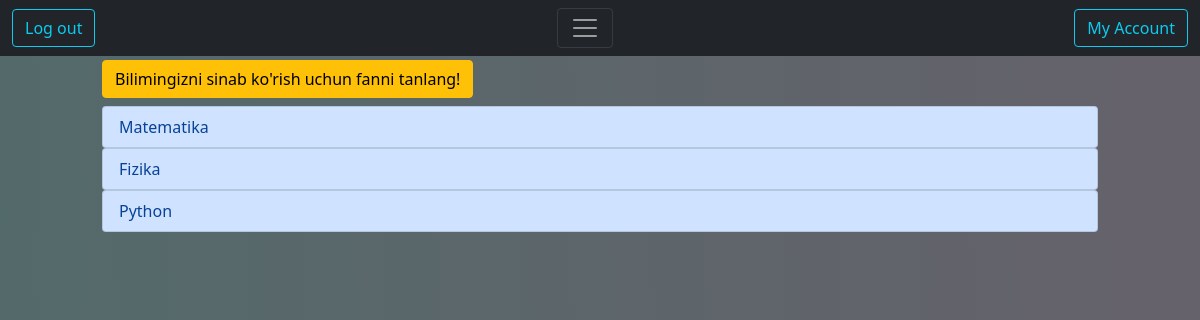
The app's page / (signed in), older data.
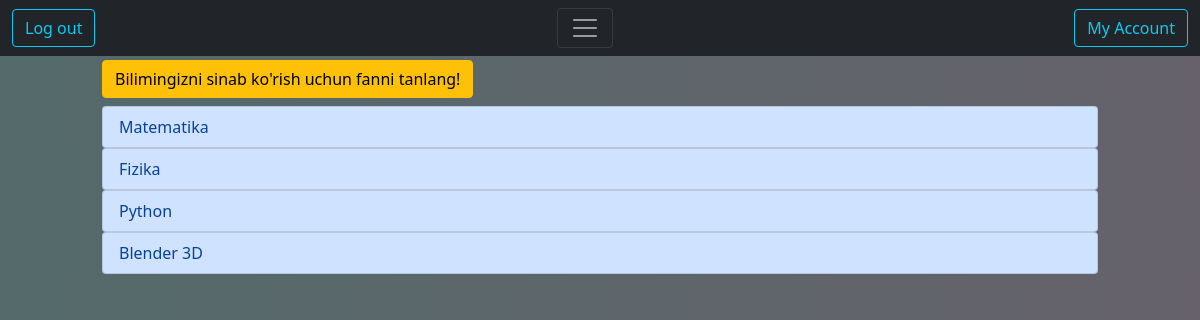
The same page, newer data.
### polls/models.py (models this page shows, shortened)
class Category(models.Model):
    nomi = models.CharField(max_length=45)

### polls/views.py (the view)
# urls.py: path('', IndexView.as_view(), name='index'),
class IndexView(ListView):
    model = Category
    template_name = "polls/index.html"
    @method_decorator(login_required)
    def dispatch(self, *args, **kwargs):
        return super(IndexView, self).dispatch(*args, **kwargs)

### polls/templates/polls/index.html
{% extends './base.html' %}
{% block main %}
<h4 class="btn btn-warning"> Bilimingizni sinab ko'rish uchun fanni tanlang!</h4>
{% for fan in object_list %}
<div class="list-group">
    <a href="{% url 'polls:questions' fan.id %}" class="list-group-item list-group-item-action list-group-item-primary">
        {{ fan.nomi }}
    </a>
</div>
{% endfor %}
{% endblock %}

Row changes from the older to the newer data that the page shows:
added Category: nomi "Blender 3D"
